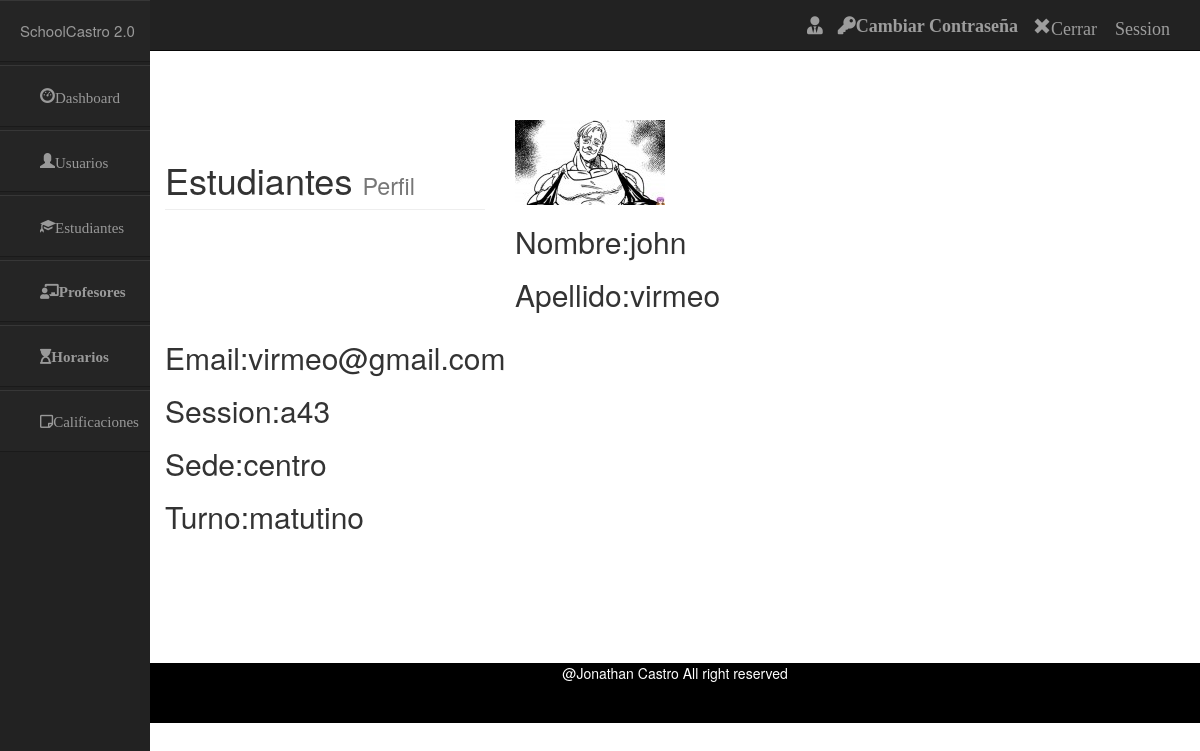
/estudiantes_controller/ver/john, run on the app's committed database.
### tables this page shows
CREATE TABLE `estudiantes` (
  `id` int(50) NOT NULL,
  `nombre` varchar(50) NOT NULL,
  `apellido` varchar(50) NOT NULL,
  `email` varchar(50) NOT NULL,
  `session` varchar(50) NOT NULL,
  `turno` varchar(50) NOT NULL,
  `sede` varchar(50) NOT NULL
);

CREATE TABLE `imagen` (
  `id` int(50) NOT NULL,
  `ruta` varchar(250) NOT NULL
);

CREATE TABLE `session` (
  `id` int(11) NOT NULL,
  `session` varchar(50) NOT NULL
);

CREATE TABLE `sede` (
  `id` int(50) NOT NULL,
  `sede` varchar(50) NOT NULL
);

CREATE TABLE `turno` (
  `id` int(11) NOT NULL,
  `turno` varchar(50) NOT NULL
);

### application/controllers/Estudiantes_controller.php (called while the page is built, shortened)
<?php
class Estudiantes_controller extends CI_Controller {
     public function ver($nombre)   {
        $data['usuario'] = $this->session->userdata('usuario');
        $data['contrasena'] = $this->session->userdata('contrasena');
        $data['datos']=$this->estudiantes_model->verEstudiantes($nombre);
        $this->load->view('include/header');
        $this->load->view('include/navbar',$data);
        $this->load->view('include/sidebar');
        $this->load->view('admin/ver_estudiantes',$data);
        $this->load->view('include/footer');
    }
}

### index.php (called while the page is built, shortened)
<?php
require_once BASEPATH.'core/CodeIgniter.php';

### application/models/Estudiantes_model.php (called while the page is built, shortened)
<?php
class Estudiantes_model extends CI_Model {
		public function verEstudiantes($nombre)
	{
		$sql = "SELECT imagen.ruta,
				estudiantes.nombre,
				estudiantes.apellido,
				estudiantes.email,
				session.session,
				sede.sede,
				turno.turno
				from estudiantes  INNER JOIN imagen on estudiantes.id= imagen.id
				INNER JOIN session on estudiantes.id= session.id
				INNER JOIN sede on estudiantes.id= sede.id
				INNER JOIN turno on estudiantes.id= turno.id
				where estudiantes.nombre = '$nombre' ";
		$query = $this->db->query($sql);
		return $query->row();
	}
}

### application/views/admin/ver_estudiantes.php (the view)
<br>
<br>
<br>
<br>
<br>
<br>
<div class="col-lg-4">
               <h1 class="page-header">
                Estudiantes
                   <small>Perfil</small>
                </h1>
</div>
<div class="col-md-6 img-responsive">
     <img src="<?=base_url()?>subidas/miniaturas/<?php echo $datos->ruta;?>" />
     <h2>Nombre:<?php echo $datos->nombre ?></h2>
     <h2>Apellido:<?php echo $datos->apellido ?></h2>
</div>
<div class="col-md-6 img-responsive">
	<h2>Email:<?php echo $datos->email ?></h2>
	<h2>Session:<?php echo $datos->session ?></h2>
	<h2>Sede:<?php echo $datos->sede ?></h2>
	<h2>Turno:<?php echo $datos->turno ?></h2>
<br>
<br>
<br>
<br>
<br>
<br>
</div>

### data on the page
estudiantes: imagen.ruta (picture), nombre "john", apellido "virmeo", email "virmeo@gmail.com", session.session "a43", sede.sede "centro", turno.turno "matutino"
